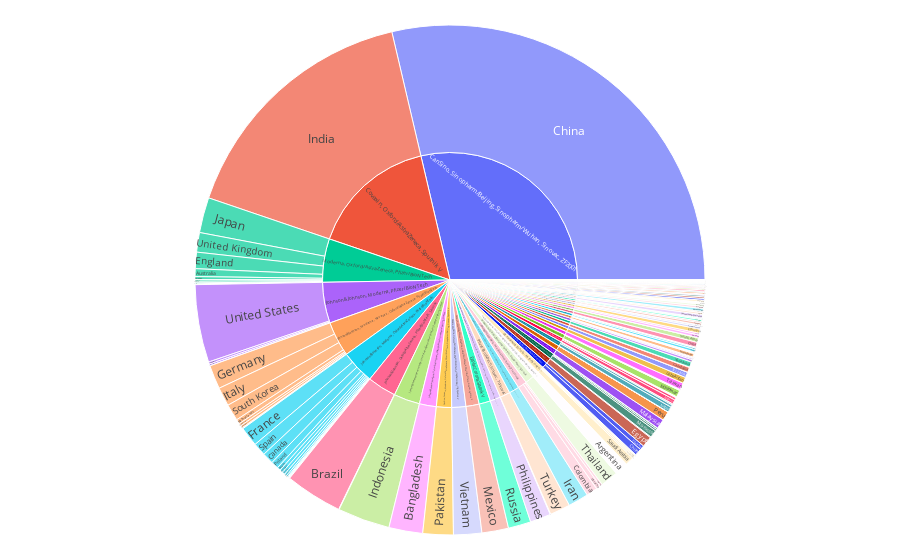

Notebook cell for this chart:
### Markdown cell above
### Total Vaccinations per country grouped by Vaccines:

### Code cell
fig = px.sunburst(
    new_df,
    path=['vaccines', 'country'],
    values='total_vaccinations',
)
fig.update_layout(
    margin = dict(t=25, l=25, r=25, b=25)
)
fig.show()

### Figure 1 — Plotly figure (JSON) as saved in the notebook; plotly's stock layout.template omitted (floating-point values rounded to 4 significant figures; data arrays with more than 128 entries replaced by an {"elided": "..."} marker saying what was removed)
{"data": [{"branchvalues": "total", "domain": {"x": [0, 1], "y": [0, 1]}, "hovertemplate": "labels=%{label}<br>total_vaccinations=%{value}<br>parent=%{parent}<br>id=%{id}<extra></extra>", "ids": {"elided": "307 str values"}, "labels": {"elided": "307 str values"}, "name": "", "parents": {"elided": "307 str values"}, "type": "sunburst", "values": {"elided": "307 int values"}}], "layout": {"legend": {"tracegroupgap": 0}, "margin": {"b": 25, "l": 25, "r": 25, "t": 25}}}
